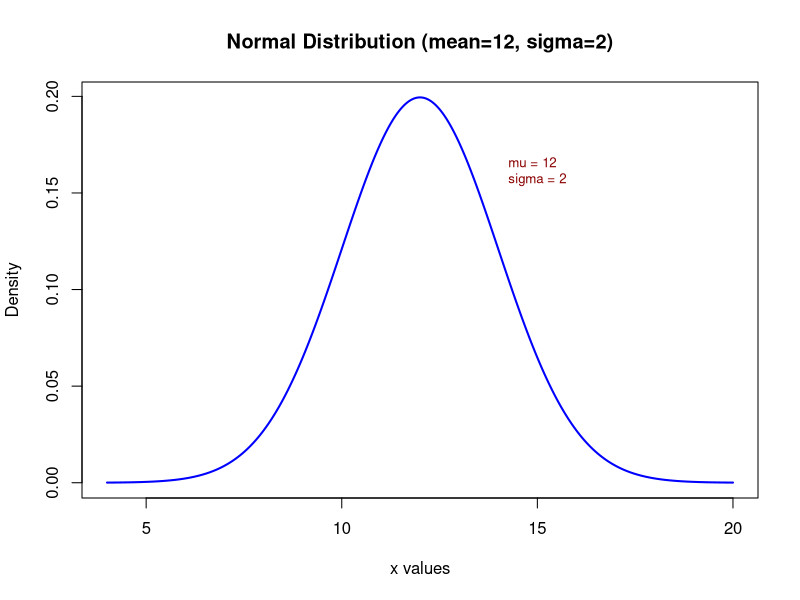
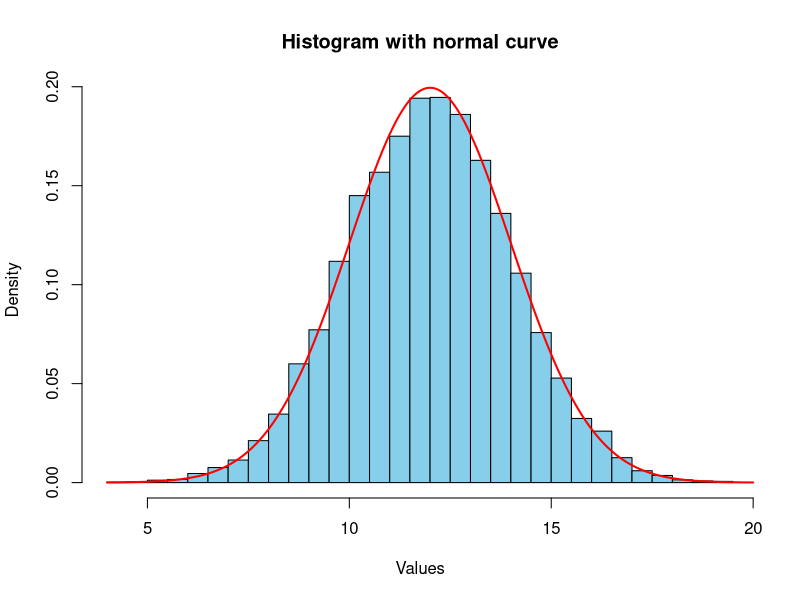
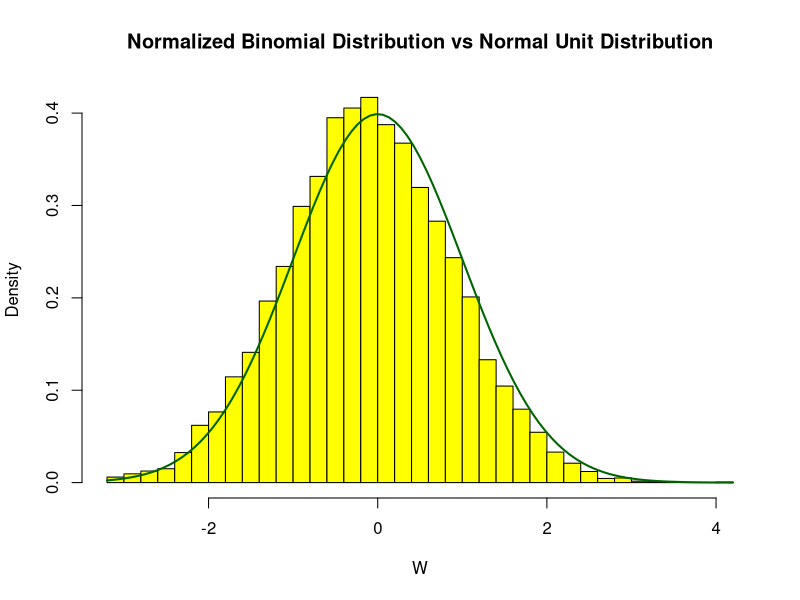
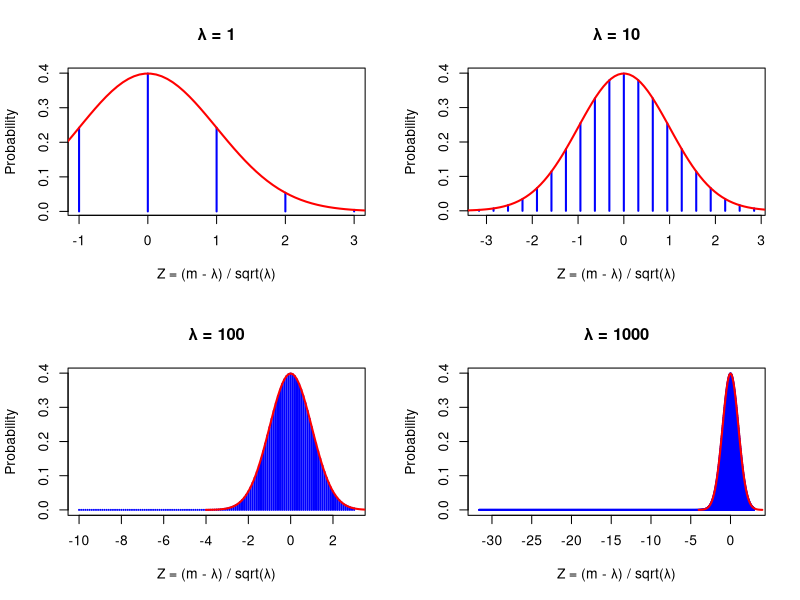
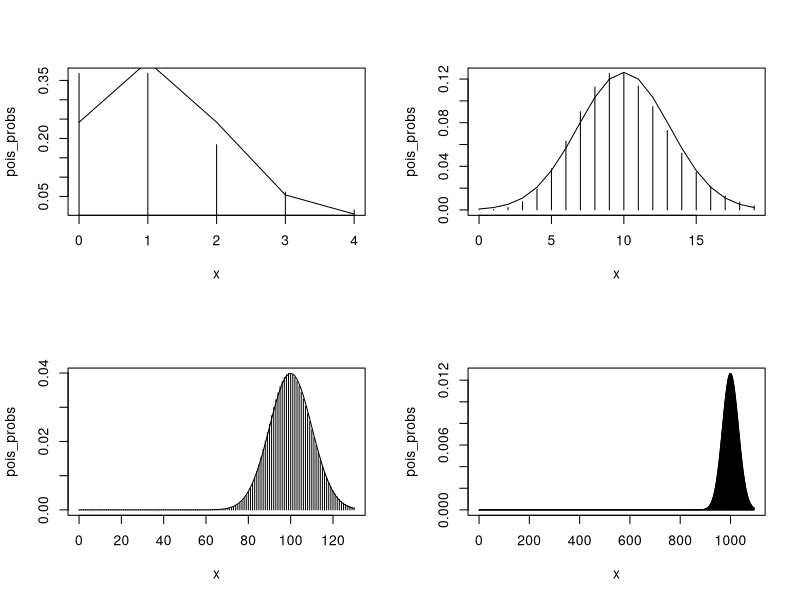
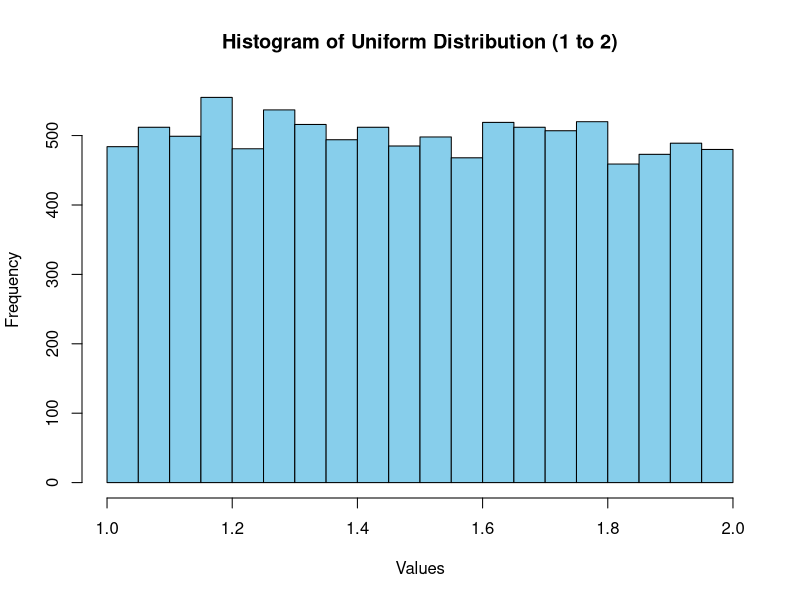
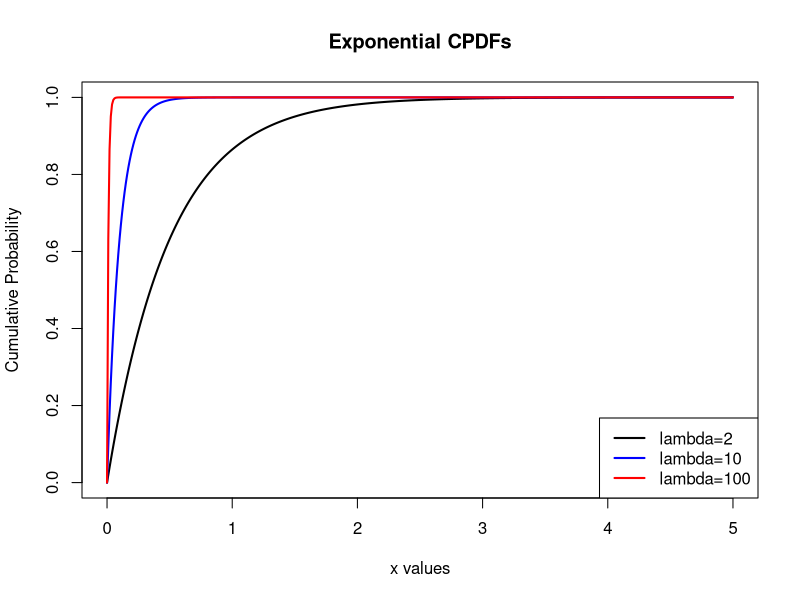
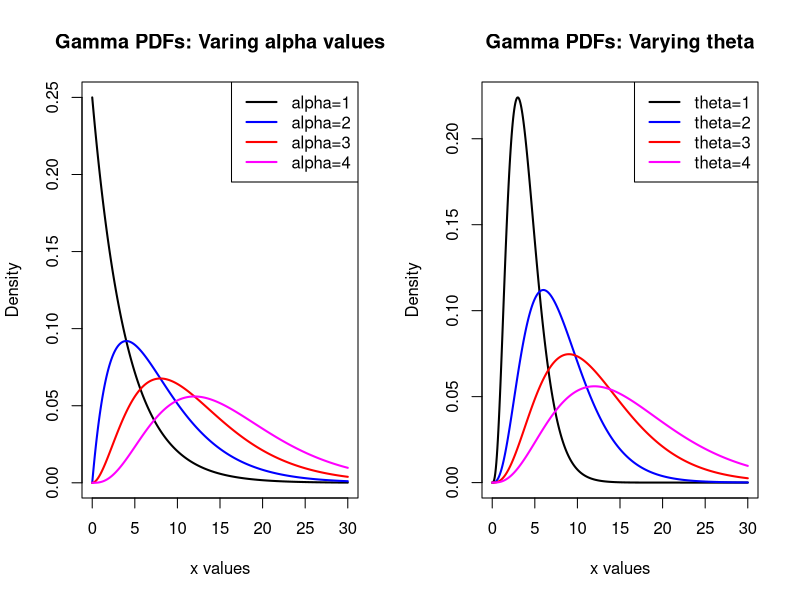

Write the R code that produced these figures, in order.
# Q-6 (Gaussian Distribution)

# Q-6.1 (Compute and print the unit normal PDF value for μ = 12 and σ = 2)
mu <- 12
sigma <- 2
x <- 12   # The point at which we evaluate the PDF
gaussian_pdf <- dnorm(x, mean=mu, sd=sigma)
print(gaussian_pdf)   # Output: 0.1994711

# Q-6.2 (Calculate and print the cumulative probability for Z = 2.0. Is this same as 1-CPDF(Z=-2)?)
Z <- 2.0
cpdf_val <- pnorm(Z)   
print(cpdf_val)   # Output: 0.9772499
Z1 <- -2
cpdf_val1 <- 1-pnorm(Z1)
print(cpdf_val1)   # Output: 0.9772499 (same as above)

# Q-6.3 (Plot a unit normal curve for the above parameters with X range of ±4σ and add a text box to the plot showing the parameter symbols and their values.)
x <- seq(mu - 4*sigma, mu + 4*sigma, length.out=500)
y <- dnorm(x, mean=mu, sd=sigma)
plot(x, y, type="l", lwd=2, col="blue", main="Normal Distribution (mean=12, sigma=2)", xlab="x values", ylab="Density")
text(x=mu+2, y=max(y)*0.8, labels=paste("mu =", mu, "\nsigma =", sigma), pos=4, cex=0.8, col="darkred")   # pos=4 : right to the (x,y) point

# Q-6.4 (Generate the 75th quantile point for a unit normal distribution with the above parameters.)
quantile_75 <- qnorm(0.75, mean=mu, sd=sigma)
print(quantile_75)  # Output: 13.34898

# Q-6.5 (Generate 10,000 random deviates from the unit normal distribution and plot a histogram. On top of this plot the unit normal curve from which you sampled.)
normal_random_deviates <- rnorm(10000, mean=mu, sd=sigma)
hist(normal_random_deviates, breaks=30, col="skyblue", probability=TRUE, main="Histogram with normal curve", xlab="Values", ylab="Density")
lines(x, y, col="red", lwd=2)   # On top of this, plot the unit normal density curve 

# Q-6.6 (Make a histogram plot of a ‘normalized’ binomial distribution with μ = np = 10 and p = 0.5. 
# ‘Normalized’ here means computing a variable of type W = m−np/sqrt(np(1−p)) where m is the number of successes in n trials. 
# On top of this, plot a unit normal distribution N(np,np(1-p)). Do the two distributions agree?)
n <- 100  # Sample size (n<100 - doesn't agree)
p <- 0.5
mu <- n*p
sd_binom <- sqrt(n*p*(1-p))
m <- rbinom(10000, size=n, prob=p)   # Generate 10,000 random binomial samples
W <- (m - mu) / sd_binom   # W: normalized binomial
hist(W, probability=TRUE, breaks=30, col="yellow", main="Normalized Binomial Distribution vs Normal Unit Distribution", xlab="W")
curve(dnorm(x, mean=0, sd=1), col="darkgreen", lwd=2, add=T)   # add=T - overlays the normal curve onto the existing histogram instead of replacing it.
# Acc. to CLT, as sample size increases, the sampling distribution of the binomial (even though it's discrete) becomes increasingly bell-shaped and approximates a normal distribution, especially when p≈0.5.

# Q-6.7 (Plot 4 Poisson probability distribution functions corresponding to λ values 1, 10, 100 and 1000 in the same graph. 
# On the same graph of each Poisson PDF plot, plot a unit normal distribution with Z = (m-λ)/sqrt(λ). 
# For what value of λ(s) do the two plots agree? Use a 2x2 grid for this problem.)

# Method-1 (Mean centered at 0) -
par(mfrow = c(2,2))  # 2x2 Grid
lambda_vals <- c(1,10,100,1000)
for (lambda in lambda_vals) {
  m <- 0:(lambda + 3 * sqrt(lambda))  
  z_vals <- (m - lambda) / sqrt(lambda)
  plot(z_vals, dnorm(z_vals), type="h", lwd=2, col="blue", main=paste("λ =", lambda), xlab="Z = (m - λ) / sqrt(λ)", ylab="Probability")   # Plot Poisson PMF (normalized)
  z_norm <- seq(-4, 4, length.out =100)
  lines(z_norm, dnorm(z_norm), col = "red", lwd = 2)   # Overlay Standard Normal Curve
}
par(mfrow=c(1,1))

# Method-2 (Original mean restored after normalization)
par(mfrow = c(2,2))  # 2x2 Grid
lambda_vals <- c(1,10,100,1000)
for (lambda in lambda_vals) {
  x <- 0:(lambda + 3 * sqrt(lambda))  
  pois_probs <- dpois(x, lambda)
  plot(x, pois_probs, type ="h")
  z_vals <- (x - lambda) / sqrt(lambda)
  lines(x, dnorm(x, mean = lambda, sd = sqrt(lambda)))
}
par(mfrow=c(1,1))
 
# Q-6.8 (The library MASS is used to generate two or more vectors of normally distributed random numbers that are correlated with one another to a specified degree.)
install.packages('MASS')
library('MASS')
xy <- mvrnorm(1000, mu=c(50,60), matrix(c(4,3.7,3.7,9),2))   
print(xy)
# It will generate 2 sets of 1000 no. each with a mean of 50 for the 1st set & 60 for the 2nd set. The matrix option specifies the covariance matrix of the variables.

# Q-6.8.1 (Execute var(xy) to check how close the variances are to our specified values – what is the covariance from these sample sets?)
print(var(xy))

# Q-7 (Uniform Distribution)

# Q-7.1 (Generate 5 uniform random numbers between 0 and 1 and print them.)
print(runif(5, min=0, max=1))

# Q-7.2 (Generate 5 random samples from a uniform distribution between 50 and 100.)
print(runif(5, min=50, max=100))

# Q-7.3 (Generate 10,000 uniform deviates and plot a histogram with x-limits 1 and 2.)
sample_size1 <- 10000
uniform_data <- runif(sample_size1, min=1, max=2)    # By default, min=0 & max=1, which falls outside the xlim, so we set min to 1 and max to 2.
hist(uniform_data, breaks=30, col="skyblue", border="black", main="Histogram of Uniform Distribution (1 to 2)", xlab="Values", ylab="Frequency", xlim=c(1,2))

# Q-8 (Exponential Distribution)

# Q-8.1 (What is the probability density corresponding to x = 3 and λ = 2?)
x <- 3
lambda <- 2
exponential_prob_density <- dexp(x, rate=lambda)
print(exponential_prob_density)   # Output: 0.004957504

# Q-8.2 (What is the quantile value corresponding to cumulative probability value of 0.995 for the above distribution?)
quantile_995 <- qexp(0.995, rate=lambda)
print(quantile_995)   # Output: 2.649159

# Q-8.3 (Plot the exponential cumulative probability distributions on the same graph for λ = 2, 10 and 100)
x_vals <- seq(0,5,length.out=500)
plot(x_vals, pexp(x_vals, rate=2), type="l", col="black", lwd=2, main="Exponential CPDFs", xlab="x values", ylab="Cumulative Probability")
lines(x_vals, pexp(x_vals, rate=10), col="blue", lwd=2)
lines(x_vals, pexp(x_vals, rate=100), col="red", lwd=2)
legend("bottomright", legend=c("lambda=2", "lambda=10", "lambda=100"), col=c("black", "blue", "red"), lwd=2)

# Q-8.4 (Compute and print 4 random deviates from an exponential distribution with λ = 3)
lambda1 <- 3
exponential_random_deviates <- rexp(4, rate=3)
print(exponential_random_deviates)

# Q-9 (Gamma Distribution)

# Q-9.1 (Plot the PDFs on the same graph with alpha values of 1,2,3,4 and θ value 4 with colors black, blue, red and magenta respectively. This is one of the two graphs on
# a 1x2 grid. Plot the second graph with θ values of 1,2,3,4 and α = 4 with colors black, blue, red and magenta respectively.)
x_values <- seq(0, 30, length.out=500)
par(mfrow=c(1,2))
# First plot: Vary alpha, fix theta = 4
plot(x_values, dgamma(x_values, shape=1, scale=4), type="l", col="black", lwd=2, main="Gamma PDFs: Varing alpha values", xlab="x values", ylab="Density")
lines(x_values, dgamma(x_values, shape=2, scale=4), col="blue", lwd=2)    # shape option: alpha ; scale option: theta
lines(x_values, dgamma(x_values, shape=3, scale=4), col="red", lwd=2)
lines(x_values, dgamma(x_values, shape=4, scale=4), col="magenta", lwd=2)
legend("topright", legend=c("alpha=1", "alpha=2", "alpha=3", "alpha=4"), col=c("black", "blue", "red", "magenta"), lwd=2)
# Second plot: Vary theta, fix alpha = 4
plot(x_values, dgamma(x_values, shape=4, scale=1), type="l", col="black", lwd=2, main="Gamma PDFs: Varying theta", xlab="x values", ylab="Density")
lines(x_values, dgamma(x_values, shape=4, scale=2), col="blue", lwd=2)
lines(x_values, dgamma(x_values, shape=4, scale=3), col="red", lwd=2)
lines(x_values, dgamma(x_values, shape=4, scale=4), col="magenta", lwd=2)
legend("topright", legend=c("theta=1", "theta=2", "theta=3", "theta=4"), col=c("black", "blue", "red", "magenta"), lwd=2)

# Q-9.2 (Compute and print the probability density corresponding to x = 6, α = 4 and θ = 1.)
alpha <- 4
theta <- 1
x <- 6
pdf_gamma <- dgamma(x, shape=alpha, scale=theta)
print(pdf_gamma)   # Output: 0.08923508

# Q-9.3 (Compute and print the cumulative probability up to x=6 for the above gamma PDF.)
cumulative_prob_gamma <- pgamma(x, shape=alpha, scale=theta)
print(cumulative_prob_gamma)   # Output: 0.848796

# Q-9.4 (Compute the x value which corresponds to a cumulative probability of 0.95)
quantile_95 <- qgamma(0.95, shape=alpha, scale=theta)
print(quantile_95)   # Output: 7.753657

# Q-9.5 (Obtain 10,000 random deviates from the above gamma distribution and plot a histogram of this set.)
sample_size <- 10000
random_gamma <- rgamma(sample_size, shape=alpha, scale=theta)
hist(random_gamma, breaks=30, col="red", border="black", main="Histogram of Gamma Distribution", xlab="x", ylab="Frequency")

# Q-10 (Chi-square Distribution)

# Q-10.1 (Plot the χ2 distribution with degree of freedom 2,3,5 and 10.)
x <- seq(0, 30, length.out=500)   # Define x values
df_vals <- c(2,3,5,10)   # Degree of freedom
colour <- c("red", "blue", "green", "yellow")
plot(x, dchisq(x, df_vals[1]), type="l", col=colour[1], lwd=2, main="Chi-square Distribution", xlab="x values", ylab="Density", ylim=c(0, 0.25))
for (i in 2:length(df_vals)) {
  lines(x, dchisq(x, df_vals[i]), col=colour[i], lwd=2)
}
legend("topright",legend=paste("df=", df_vals),col=colour,lwd=2)
# The curves are skewed right; as the degree of freedom increases, the peak of the curve shifts further right.

# Q-10.2 (Compute and print the probability density for x=6 and 5 degrees of freedom.)
x_val <- 6
df <- 5
prob_density <- dchisq(x_val, df)
print(prob_density)   # Output: 0.09730435

# Q-10.3 (Compute and print the cumulative probability up to x=6 and 10 degrees of freedom.)
x_val1 <- 6
df1 <- 10
cumulative_prob <- pchisq(x_val1, df1)
print(cumulative_prob)   # Output: 0.1847368

# Q-10.4 (Obtain the 85th quantile for this distribution for 6 degrees of freedom.)
df2 <- 6
quantile_85 <- qchisq(0.85, df2)
print(quantile_85)   # Output: 9.446103

# Q-10.5 (Plot a histogram of 10,000 random deviates from this distribution with 6 degrees of freedom with 30 bins, red filled bars and text within the plot ”r=6” in an appropriate blank portion.)
sample_size <- 10000
df3 <- 6
random_chisq <- rchisq(sample_size, df3)
hist(random_chisq, breaks=30, col="red", border="black", main="Histogram of Chi-square Distribution (df=6)", xlab="Values", ylab="Frequency")
text(20, 1200, "r = 6", col="black", cex = 1.5, font = 2)    # Add text annotation in a blank portion.

# Q-10.6 (Assuming μ = 2 and σ = 1 compute the variable Z^2 = (x − μ)^2/σ^2 and plot the χ2 PDF with 1 degree of freedom.)
mu <- 2
sigma <- 1
x <- seq(0,10,length.out=500)  # Define x values
z_sq <- ((x-mu)^2)/sigma^2
plot(z_sq, dchisq(z_sq, df=1), type="l", col="blue", lwd=2, main="Chi-square PDF with df=1", xlab="Z^2", ylab="Density")
# The density is high only near zero, and then it flattens out quickly.
